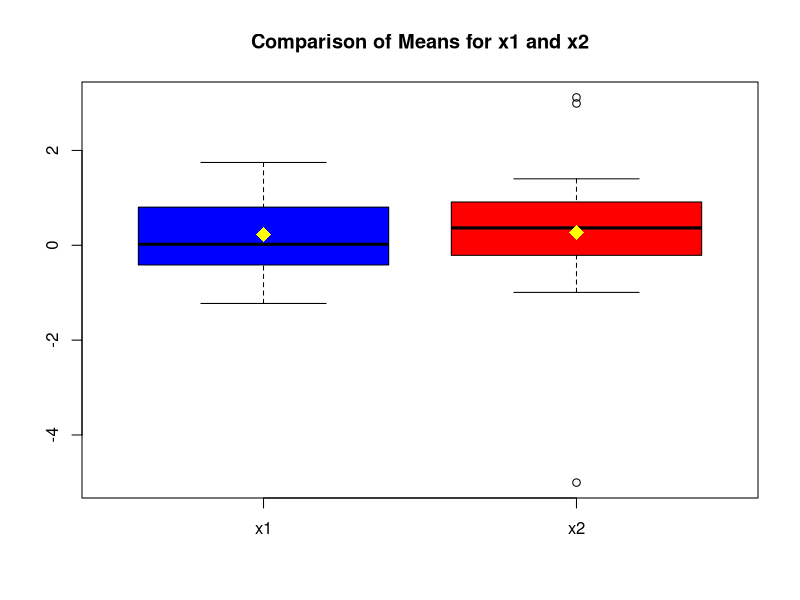

Here is the R script that generated this plot: (Note: this script raises an error after producing the figure.)
## ---- chunk 1
knitr::opts_chunk$set(echo = TRUE)
set.seed(12141198)
## ---- chunk 2
library(ggplot2)
library(stats) 
## ---- chunk 3
x1 <- c(-0.673, -0.584, 0.572, -0.341, -0.218, 0.603, -0.415, -0.013, 0.763, 0.804, 0.054, 1.746, -0.472, 1.638, -0.578, 0.947, -0.329, -0.188, 0.794, 0.894, -1.227, 1.059)

x2 <- c(0.913, -0.639, 2.99, -5.004, 3.118, 0.1, 1.128, 0.579, 0.32, -0.488, -0.994, -0.212, 0.413, 1.401, 0.007, 0.568, -0.005, 0.696)
## ---- chunk 4
boxplot(x1, x2,
        names = c("x1", "x2"),
        col = c("blue", "red"),
        main = "Comparison of Means for x1 and x2")
points(x = c(1,2), y = c(mean(x1), mean(x2)), col = "yellow", pch = 18, cex = 2)

## ---- chunk 5
set.seed(12141198)
bootstrap_samples = 10000
samples = numeric(bootstrap_samples)

# Sample with replacement
sample_x1 <- replicate(bootstrap_samples, sample(x1, size=length(x1), replace=TRUE))
sample_x2 <- replicate(bootstrap_samples, sample(x2, size=length(x2), replace=TRUE))


# Centering both samples, combine them and then resampling 
data1 <- x1-mean(x1)
data2 <- x2-mean(x2)
combined_data <- c(data1,data2)

cent_sample_x1 <- replicate(bootstrap_samples, sample(combined_data, size=bootstrap_samples, replace=TRUE))
cent_sample_x2 <- replicate(bootstrap_samples, sample(combined_data, size=bootstrap_samples, replace=TRUE))
## ---- chunk 6
test_stat <- function(x1,x2){
  return((mean(x1) - mean(x2))/sd(x1))
}

tests_h0 <- test_stat(x1,x2) #H0: x1 = x2
tests_h0
## ---- chunk 7
set.seed(12141198)
bootstap_h0 <- numeric(bootstrap_samples)
p_values_first <- 1

for(i in 1:bootstrap_samples){
  bootstap_h0[i] <- test_stat(sample_x1[,i],x1)
  if(abs(bootstap_h0[i]) > abs(tests_h0)){
    p_values_first <- p_values_first + 1}
}
p_values_first <- p_values_first/(bootstrap_samples+1)

# CI 
a = .025 
b = 1-a

x1_ci_95values <-  quantile(bootstap_h0,c(a,b))

a = .005 
b = 1-a

x1_ci_99values <-  quantile(bootstap_h0,c(a,b))

## ---- chunk 8
print(paste0("P-value: ", p_values_first))
print(paste0("95% CI: "))
print(x1_ci_95values)
print(paste0("99% CI: "))
print(x1_ci_99values)

## ---- chunk 9
t_values1 = numeric(bootstrap_samples)
p_values_sec <- 1


for(i in 1:bootstrap_samples){
    t_values1[i] <- test_stat(cent_sample_x1[,i],cent_sample_x2[,i])  # bootstrap test statistic
    if( (abs(t_values1[i]) > abs(tests_h0)) ){
      p_values_sec <- p_values_sec + 1}
}

p_values_sec <- p_values_sec/(bootstrap_samples+1)


# CI 
a = .025 
b = 1-a

x2_ci_95values <-  quantile(t_values1,c(a,b))

a = .005 
b = 1-a

x2_ci_99values <-  quantile(t_values1,c(a,b))

## ---- chunk 10
print(paste0("P-value: ", p_values_sec))
print(paste0("95% CI: "))
print(x1_ci_95values)
print(paste0("99% CI: "))
print(x1_ci_99values)

## ---- chunk 11
ids <- seq(from = 1, to = length(x1) + length(x2), by = 1)
combined <- c(x1, x2)

t_stat_x1 <- c()

for (i in 1:bootstrap_samples) {
  x1_ids <- sample(ids, size = length(x1), replace = FALSE)
  boot_x1 <- combined[x1_ids]
  t_stat_x1 <- c(t_stat_x1, test_stat(boot_x1,x2))
}

p_values_third <- 1

for(i in 1:bootstrap_samples){
  if(abs(t_stat_x1[i]) > abs(tests_h0)){
    p_values_third <- p_values_third + 1}
}
p_value3_x1 <- p_values_third/(bootstrap_samples+1)

# CI 
a = .025 
b = 1-a

x3_ci_95values <-  quantile(t_stat_x1,c(a,b))

a = .005 
b = 1-a

x3_ci_99values <-  quantile(t_stat_x1,c(a,b))
## ---- chunk 12
print(paste0("P-value: ", p_values_third))
print(paste0("95% CI: "))
print(x3_ci_95values)
print(paste0("99% CI: "))
print(x3_ci_99values)

## ---- chunk 13
# First method
wil_basic <- wilcox.test(x1, x2, paired = FALSE)$statistic

boot_wilcox <- c()
for(i in 1:bootstrap_samples){
  boot_wilcox <- c(boot_wilcox, wilcox.test(sample_x1[,i], x1, paired = FALSE)$statistic)
}

p_values_fourth <- 1
for(i in 1:bootstrap_samples){
  if(abs(boot_wilcox[i]) > abs(wil_basic)){
    p_values_fourth <- p_values_fourth + 1}
}
p_values_fourth <- p_values_fourth/(bootstrap_samples+1)

# CI 
a = .025 
b = 1-a
ci_wil_95 <-  quantile(boot_wilcox,c(a,b))

a = .005 
b = 1-a
ci_wil_99 <-  quantile(boot_wilcox,c(a,b))

## ---- chunk 14
print(paste0("P-value: ", p_values_fourth))
print(paste0("95% CI: "))
print(ci_wil_95)
print(paste0("99% CI: "))
print(ci_wil_99)

## ---- chunk 15
boot_wilcox2 <- c()
for(i in 1:bootstrap_samples){
  boot_wilcox2 <- c(boot_wilcox2, wilcox.test(cent_sample_x1[,i], x1, paired = FALSE)$statistic)
}
p_values_fifth <- 1
for(i in 1:bootstrap_samples){
  if(abs(boot_wilcox2[i]) > abs(wil_basic)){
    p_values_fifth <- p_values_fifth + 1}
}
p_values_fifth <- p_values_fifth/(bootstrap_samples+1)

# CI 
a = .025 
b = 1-a

boot_wilcox2_95 <-  quantile(boot_wilcox2,c(a,b))
a = .005 
b = 1-a

boot_wilcox2_99 <-  quantile(boot_wilcox2,c(a,b))
## ---- chunk 16
print(paste0("P-value: ", p_values_fifth))
print(paste0("95% CI: "))
print(boot_wilcox2_95)
print(paste0("99% CI: "))
print(boot_wilcox2_99)

## ---- chunk 17
ttest <- t.test(x1,x2, paired = FALSE)
wilcox <- wilcox.test(x1, x2, paired = FALSE)
ttest
wilcox

## ---- chunk 18
model <- function(n){
  x1 <-  rnorm(n, mean = 2, sd = 3)
  x2 <- runif(n, min = 2, max = 4)
  eps <- rt(n, df = 5)
  x3 <- runif(n, min = -2, max = 2)
  y <- 3 + 2 * x1 + x2 + eps
  df <- data.frame(y,x1,x2,x3)
  return(df)
}

x3  <- function(){
  return(runif(1,-2,2))
}
## ---- chunk 19
data <- model(2000)
## ---- chunk 20
reg <- lm(y~., data=data)
hist(reg$residuals, breaks = 100)
## ---- chunk 21
library("boot")

regfun <- function(x){
  return(coef(lm(y ~ x1+x2+x3, data = x)))
}
sim <- function(x, resi){
  x$y <- (resi$yhat + sample(resi$res, replace = TRUE))
  return(x)
}

res <- resid(reg)
yhat <- fitted(reg)
reg_df <- data.frame(yhat, res)

set.seed(12141198)
bootmodel <- boot(data, regfun, R=1000, sim="parametric", ran.gen=sim, mle = reg_df)
x1_ci <- quantile(bootmodel$t[,2], c(0.005,0.025,0.975, 0.995))
x2_ci <- quantile(bootmodel$t[,3], c(0.005,0.025,0.975, 0.995))
x3_ci <- quantile(bootmodel$t[,4],  c(0.005,0.025,0.975, 0.995))


df <- data.frame(x1 = x1_ci, x2 = x2_ci, x3 = x3_ci)

df
## ---- chunk 22
reg_fun <- function(x, idx){
  return(coef(lm(y ~ x1+x2+x3, data = x[idx, ])))
}


fit <- lm(y ~ x1+x2+x3, data = data)
res <- resid(fit)
yhat <- fitted(fit)
reg_model <- data.frame(yhat, res)

fit.boot_pairs <- boot(data, reg_fun, R = 1000)

bot_pair_sol <- fit.boot_pairs$t
x1_pairs <- quantile(bot_pair_sol[,2], c(0.005,0.025,0.975, 0.995))
x2_pairs <- quantile(bot_pair_sol[,3], c(0.005,0.025,0.975, 0.995))
x3_pairs <- quantile(bot_pair_sol[,4], c(0.005,0.025,0.975, 0.995))

df <- data.frame(x1 = x1_ci, x2 = x2_ci, x3 = x3_ci)

df
